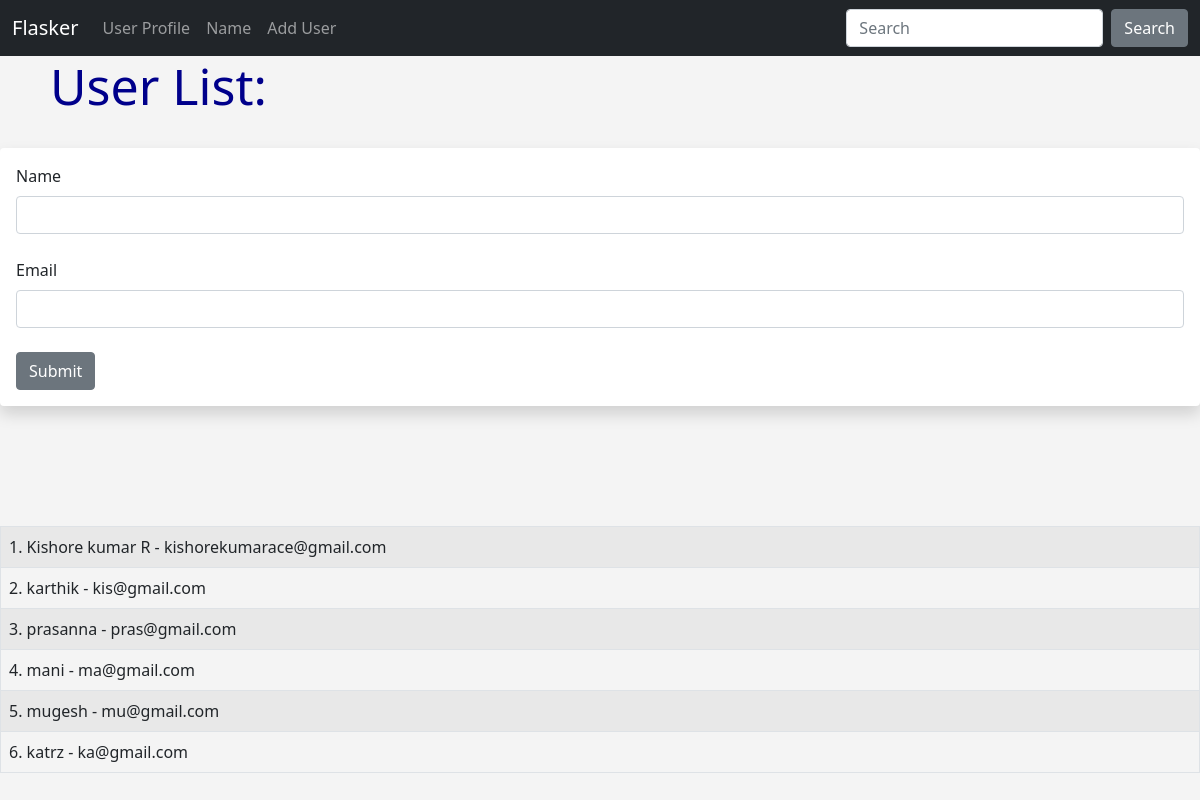
The page /user/add on the database as committed earlier.
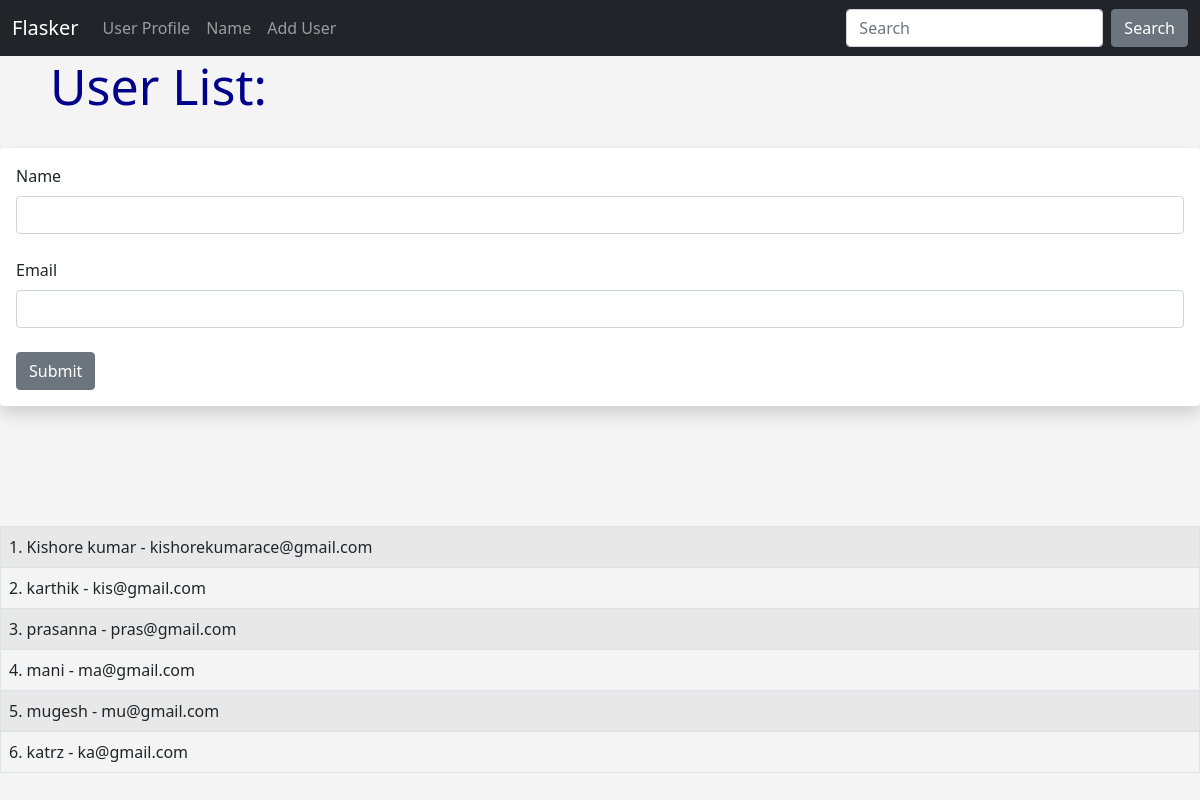
The same page on the database as committed later.
### hello.py (models this page shows, shortened)
class Users(db.Model):
	id=db.Column(db.Integer,primary_key=True)
	name=db.Column(db.String(200),nullable=False)
	email=db.Column(db.String(120),nullable=False,unique=True)
	date_added=db.Column(db.DateTime,default=datetime.utcnow)

### hello.py (the view, shortened to what this page needs)
@app.route('/user/add',methods=['GET','POST'])
def add_user():
	name=None
	form=UserForm()
	our_users=Users.query.order_by(Users.date_added)
	return render_template('create_user.html',form=form,name=name,our_users=our_users)

### hello.py
class UserForm(FlaskForm):
	name=StringField("Name",validators=[DataRequired()])
	email=StringField("Email",validators=[DataRequired()])
	submit=SubmitField("Submit")

### Templates/create_user.html (shortened to what this page needs)
{% extends 'base.html' %}
{% block content %}
{% if name %}
    <h1>User Added !</h1>
    <br/><br/>
    <table class="table table-hover table-bordered table-striped">
        {% for our_user in our_users%}
            <tr>
                <td>{{our_user.id }}. {{our_user.name}} - {{ our_user.email}}</td>
            </tr>
        {% endfor %}
    </table>
{% else %}
    <h1>User List:</h1>
    <br/>
    <div class="shadow p-3 mb-5 bg-body rounded">
    <form method="POST">
        {{ form.name.label(
            class="form-label")  }}
        {{ form.name(
            class="form-control") }}
        <br/>
        {{ form.email.label(
            class="form-label")  }}
        {{ form.email(
            class="form-control") }}
        <br/>
        {{ form.submit(
            class="btn btn-secondary"
        ) }}
    </form>
</div>
<br/><br/><br/>
<table class="table table-hover table-bordered table-striped">
    {% for our_user in our_users%}
        <tr>
            <td>{{our_user.id }}. {{our_user.name}} - {{ our_user.email}}</td>
        </tr>
    {% endfor %}
</table>
{% endif %}
{% endblock %}

### Templates/base.html (shortened to what this page needs)
<!doctype html>
<html lang="en">
  <head>
    <link href="https://cdn.jsdelivr.net/npm/bootstrap@5.0.2/dist/css/bootstrap.min.css" rel="stylesheet">
    <link rel="stylesheet" href="{{ url_for('static',filename='css/style.css')}}"/>
  </head>
  <body>
    {% include 'navbar.html' %}
    {% block content %}
    {% endblock %}
  </body>
</html>

### Templates/navbar.html (shortened to what this page needs)
<nav class="navbar navbar-expand-lg navbar-dark bg-dark">
    <div class="container-fluid">
      <a class="navbar-brand" href="{{url_for('homepage')}}">Flasker</a>
      <div class="collapse navbar-collapse" id="navbarSupportedContent">
        <ul class="navbar-nav me-auto mb-2 mb-lg-0">
          <li class="nav-item">
            <a class="nav-link" href="{{url_for('index',name='Kishore Kumar R')}}">User Profile</a>
          </li>
          <li class="nav-item">
            <a class="nav-link" href="{{url_for('name')}}">Name</a>
          </li>
          <li class="nav-item">
            <a class="nav-link" href="{{url_for('add_user')}}">Add User</a>
          </li>
        </ul>
        <form class="d-flex">
          <input class="form-control me-2" type="search" placeholder="Search" aria-label="Search">
          <button class="btn btn-secondary" type="submit">Search</button>
        </form>
      </div>
    </div>
  </nav>

### static/css/style.css (style rules this page uses)
h1 { color:darkblue; font-size: 50px; margin-left: 50px; }
body { background:#f4f4f4; }

Rows that differ between the two databases and show on the page:
changed Users "kishorekumarace@gmail.com": name "Kishore kumar R" → "Kishore kumar"
